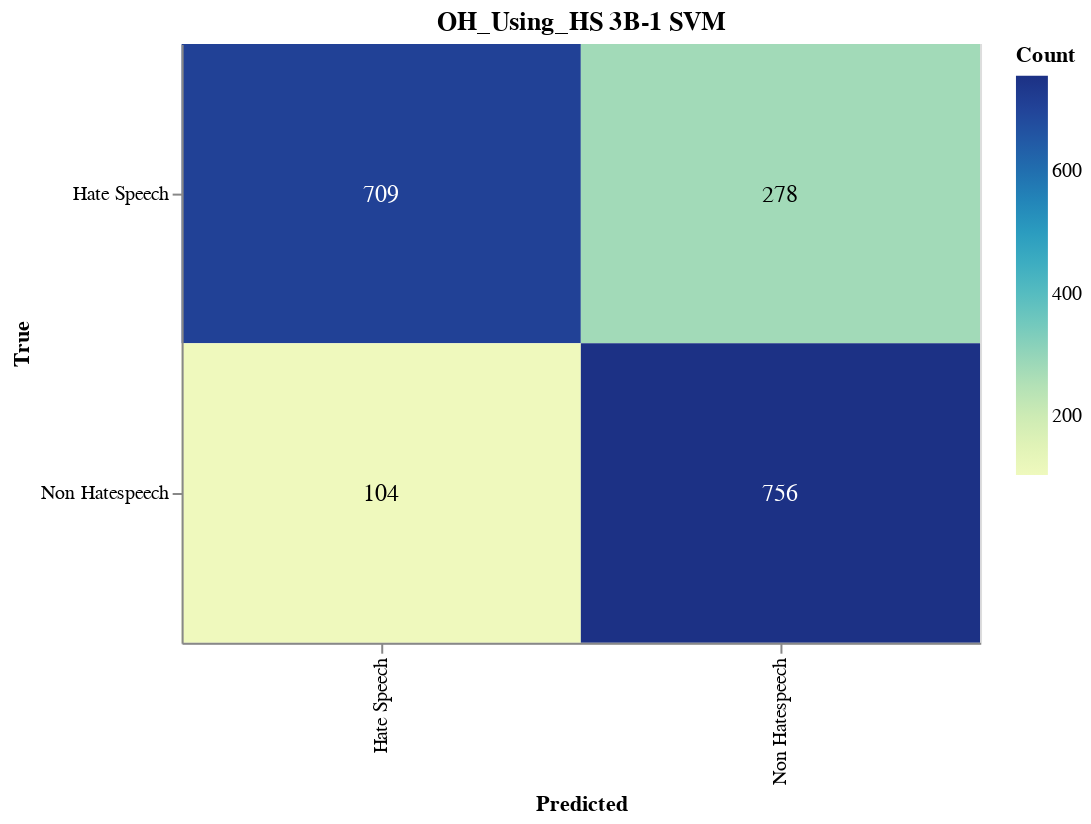

Source (notebook cell):
### Markdown cell above
#### Save Confusion Matrix

### Code cell
import altair as alt
import pandas as pd
from sklearn.metrics import confusion_matrix

# Calculate the confusion matrix
cm = confusion_matrix(true_labels, adjusted_predictions)

# Define class names
class_names = ['Non Hatespeech', 'Hate Speech']

# Convert confusion matrix to DataFrame
cm_df = pd.DataFrame(cm, index=class_names, columns=class_names).reset_index().melt(id_vars='index')
cm_df.columns = ['True', 'Predicted', 'Count']

# Ensure the order of categories
cm_df['True'] = pd.Categorical(cm_df['True'], categories=class_names, ordered=True)
cm_df['Predicted'] = pd.Categorical(cm_df['Predicted'], categories=class_names, ordered=True)

# Create the Altair plot
heatmap = alt.Chart(cm_df).mark_rect().encode(
    x=alt.X('Predicted:O', sort=class_names),
    y=alt.Y('True:O', sort=class_names),
    color='Count:Q',
    tooltip=['True', 'Predicted', 'Count']
).properties(
    width=400,
    height=300,
    title='OH_Using_HS 3B-1 SVM'
)

# Add text labels
text = heatmap.mark_text(
    align='center',
    baseline='middle',
    fontSize=12
).encode(
    text='Count:Q',
    color=alt.condition(
        alt.datum.Count > cm.max() / 2,
        alt.value('white'),
        alt.value('black')
    )
)

# Combine heatmap and text
final_chart = heatmap + text

# Display the plot
final_chart.show()

### Figure 1 — Vega-Lite specification as saved in the notebook (floating-point values rounded to 4 significant figures)
{"config": {"view": {"continuousWidth": 300, "continuousHeight": 300}}, "layer": [{"mark": {"type": "rect"}, "encoding": {"color": {"field": "Count", "type": "quantitative"}, "tooltip": [{"field": "True", "type": "ordinal"}, {"field": "Predicted", "type": "ordinal"}, {"field": "Count", "type": "quantitative"}], "x": {"field": "Predicted", "sort": ["Hate Speech", "Non Hatespeech"], "type": "ordinal"}, "y": {"field": "True", "sort": ["Hate Speech", "Non Hatespeech"], "type": "ordinal"}}, "title": "OH_Using_HS 3B-1 SVM"}, {"mark": {"type": "text", "align": "center", "baseline": "middle", "fontSize": 12}, "encoding": {"color": {"condition": {"test": "(datum.Count > 378.0)", "value": "white"}, "value": "black"}, "text": {"field": "Count", "type": "quantitative"}, "tooltip": [{"field": "True", "type": "ordinal"}, {"field": "Predicted", "type": "ordinal"}, {"field": "Count", "type": "quantitative"}], "x": {"field": "Predicted", "sort": ["Hate Speech", "Non Hatespeech"], "type": "ordinal"}, "y": {"field": "True", "sort": ["Hate Speech", "Non Hatespeech"], "type": "ordinal"}}, "title": "OH_Using_HS 3B-1 SVM"}], "data": {"name": "data-9e70a8b1d7b5f8d9d7fabe5c4ec56194"}, "height": 300, "width": 400, "$schema": "https://vega.github.io/schema/vega-lite/v5.17.0.json", "datasets": {"data-9e70a8b1d7b5f8d9d7fabe5c4ec56194": [{"True": "Hate Speech", "Predicted": "Hate Speech", "Count": 709}, {"True": "Non Hatespeech", "Predicted": "Hate Speech", "Count": 104}, {"True": "Hate Speech", "Predicted": "Non Hatespeech", "Count": 278}, {"True": "Non Hatespeech", "Predicted": "Non Hatespeech", "Count": 756}]}}
